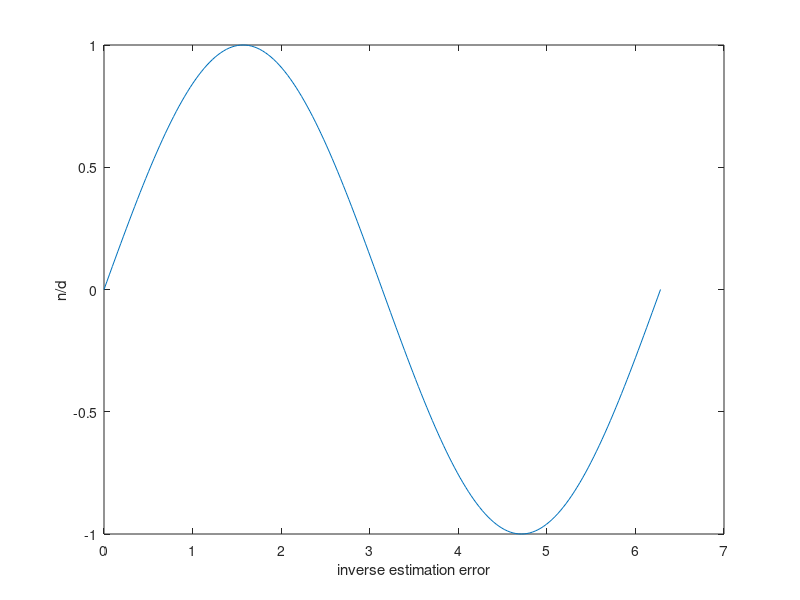

Source code (MATLAB):

%fileName = '.m';
%load(fileName);


x = 0:pi/100:2*pi;
y = sin(x);

figure % opens new figure window
plot(x,y)

xlabel('inverse estimation error')
ylabel('n/d')